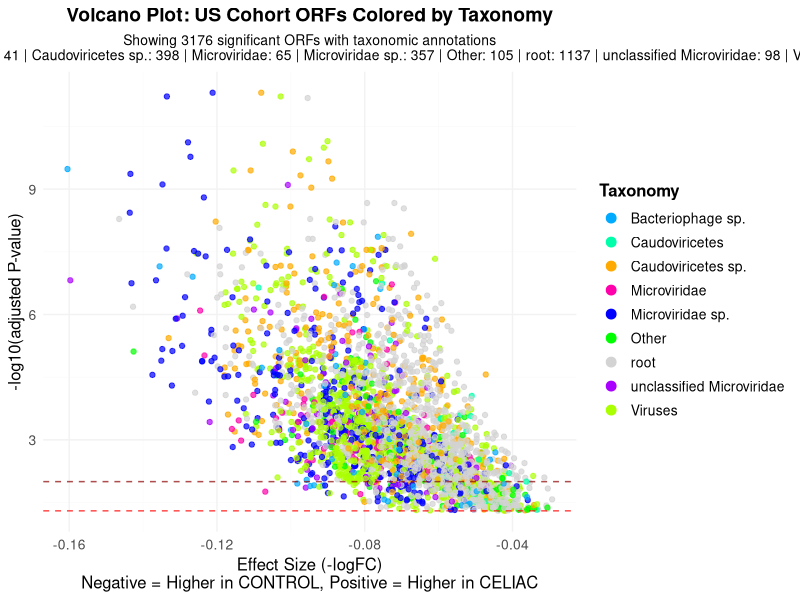
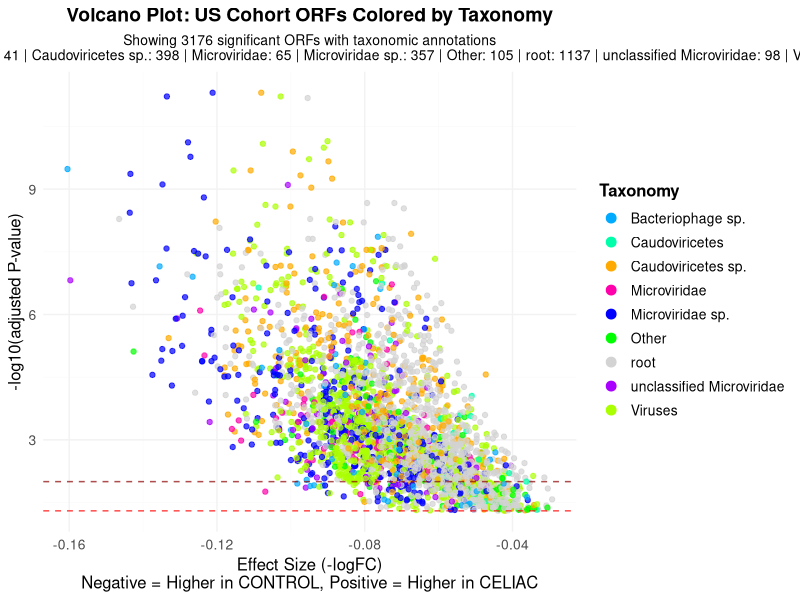

Write the R code that produced these figures, in order.
#!/usr/bin/env Rscript
# Create Volcano Plot with Taxonomic Coloring - US Cohort
# Author: Claude AI
# Date: 2025-08-06

library(dplyr)
library(ggplot2)
library(stringr)

cat("=== CREATING TAXONOMY VOLCANO PLOT - US COHORT ===\n")
cat("Starting analysis at:", format(Sys.time()), "\n\n")

# ============================================================================
# PART 1: LOAD DATA
# ============================================================================

cat("1. Loading data files...\n")

# Load limma results - US cohort
limma_results <- read.csv("US.limma_model_res.csv", row.names = 1)
cat("Loaded US cohort limma results with", nrow(limma_results), "ORFs\n")

# Load taxonomy data (same file as total cohort)
taxonomy_data <- read.table("../../mmseqs_taxonomy.tsv", sep = "\t", header = FALSE, stringsAsFactors = FALSE)
colnames(taxonomy_data) <- c("orf_id_short", "taxid", "rank", "taxonomy", "score", "matches", "aligned", "coverage", "lineage")
cat("Loaded taxonomy data with", nrow(taxonomy_data), "entries\n")

# Filter for significant results only
significant_results <- limma_results[limma_results$adj.P.Val < 0.05, ]
cat("Filtered to", nrow(significant_results), "significant ORFs (adj.p < 0.05)\n")

# ============================================================================
# PART 2: PROCESS ORF IDs
# ============================================================================

cat("\n2. Processing ORF IDs for matching...\n")

# Create modified ORF ID column in limma results by removing last part
significant_results$orf_id_original <- rownames(significant_results)
significant_results$orf_id_short <- gsub("_[0-9]+$", "", significant_results$orf_id_original)

cat("Example ORF ID transformations:\n")
examples <- head(significant_results[, c("orf_id_original", "orf_id_short")], 5)
for(i in 1:nrow(examples)) {
  cat(paste0("  ", examples$orf_id_original[i], " -> ", examples$orf_id_short[i], "\n"))
}

# Check matching between datasets
matching_ids <- intersect(significant_results$orf_id_short, taxonomy_data$orf_id_short)
cat("\nFound", length(matching_ids), "matching ORF IDs between datasets\n")
cat("Significant limma results:", nrow(significant_results), "ORFs\n")
cat("Taxonomy data:", nrow(taxonomy_data), "entries\n")
cat("Overlap:", length(matching_ids), "ORFs\n")

# ============================================================================
# PART 3: MERGE DATA
# ============================================================================

cat("\n3. Merging datasets...\n")

# Merge the datasets
merged_data <- merge(significant_results, taxonomy_data, by = "orf_id_short", all.x = TRUE)
cat("Merged dataset contains", nrow(merged_data), "ORFs\n")
cat("ORFs with taxonomy annotation:", sum(!is.na(merged_data$taxonomy)), "\n")
cat("ORFs without taxonomy annotation:", sum(is.na(merged_data$taxonomy)), "\n")

# Check taxonomy categories
if(sum(!is.na(merged_data$taxonomy)) > 0) {
  taxonomy_counts <- table(merged_data$taxonomy, useNA = "ifany")
  cat("\nTaxonomy categories found:\n")
  print(taxonomy_counts)
}

# ============================================================================
# PART 4: CREATE VOLCANO PLOT
# ============================================================================

cat("\n4. Creating volcano plot with taxonomic coloring...\n")

# Prepare data for plotting
plot_data <- merged_data
plot_data$logFC_flipped <- -plot_data$logFC  # Flip logFC to move significant dots to the left
plot_data$neg_log10_pval <- -log10(plot_data$adj.P.Val)

# Handle taxonomy categories - group rare ones
if(sum(!is.na(plot_data$taxonomy)) > 0) {
  taxonomy_counts <- table(plot_data$taxonomy, useNA = "ifany")
  
  # Keep top taxonomies, group others as "Other"
  top_taxonomies <- names(sort(taxonomy_counts, decreasing = TRUE))[1:min(8, length(taxonomy_counts))]
  
  plot_data$taxonomy_grouped <- ifelse(
    is.na(plot_data$taxonomy), 
    "Unknown",
    ifelse(plot_data$taxonomy %in% top_taxonomies, 
           plot_data$taxonomy, 
           "Other")
  )
} else {
  plot_data$taxonomy_grouped <- "Unknown"
}

# Count final categories
final_counts <- table(plot_data$taxonomy_grouped)
cat("\nFinal taxonomy groups for plotting:\n")
print(final_counts)

# Create annotation text with counts for each category
annotation_text <- paste0(names(final_counts), " (n=", final_counts, ")", collapse = "\n")
cat("\nAnnotation text to be added:\n")
cat(annotation_text)

# Create color palette
unique_taxonomies <- unique(plot_data$taxonomy_grouped)
n_taxonomies <- length(unique_taxonomies)

# Create distinct colors
if(n_taxonomies <= 8) {
  colors <- RColorBrewer::brewer.pal(max(3, n_taxonomies), "Set2")
} else {
  colors <- rainbow(n_taxonomies, alpha = 0.8)
}
names(colors) <- unique_taxonomies

# Make sure "Unknown" is grey if present
if("Unknown" %in% names(colors)) {
  colors["Unknown"] <- "grey60"
}

# Make "root" light gray so other categories are more obvious
if("root" %in% names(colors)) {
  colors["root"] <- "lightgray"
}

# Create annotation subtitle before creating the plot
annotation_subtitle <- paste(
  paste0(names(final_counts), ": ", final_counts), 
  collapse = " | "
)

# Create the volcano plot
p <- ggplot(plot_data, aes(x = logFC_flipped, y = neg_log10_pval)) +
  geom_point(aes(color = taxonomy_grouped), size = 1.5, alpha = 0.7) +
  scale_color_manual(values = colors) +
  labs(
    title = "Volcano Plot: US Cohort ORFs Colored by Taxonomy",
    subtitle = paste("Showing", nrow(plot_data), "significant ORFs with taxonomic annotations\n", annotation_subtitle),
    x = "Effect Size (-logFC)\nNegative = Higher in CONTROL, Positive = Higher in CELIAC",
    y = "-log10(adjusted P-value)",
    color = "Taxonomy"
  ) +
  theme_minimal() +
  theme(
    plot.title = element_text(hjust = 0.5, size = 14, face = "bold"),
    plot.subtitle = element_text(hjust = 0.5, size = 10),
    legend.position = "right",
    legend.title = element_text(size = 12, face = "bold"),
    legend.text = element_text(size = 10),
    axis.title = element_text(size = 12),
    axis.text = element_text(size = 10),
    panel.grid.major = element_line(color = "grey95", linewidth = 0.5),
    panel.grid.minor = element_line(color = "grey98", linewidth = 0.25)
  ) +
  guides(color = guide_legend(override.aes = list(size = 3, alpha = 1)))


# Add significance lines if there are significant results
if(any(plot_data$adj.P.Val < 0.05)) {
  p <- p + geom_hline(yintercept = -log10(0.05), linetype = "dashed", color = "red", alpha = 0.7)
}
if(any(plot_data$adj.P.Val < 0.01)) {
  p <- p + geom_hline(yintercept = -log10(0.01), linetype = "dashed", color = "darkred", alpha = 0.7)
}

# Save the plot - increase width to prevent text trimming
ggsave("taxonomy_volcano_plot_US.png", p, width = 14, height = 9, dpi = 300, bg = "white")
cat("Volcano plot saved as 'taxonomy_volcano_plot_US.png'\n")

# Also save as PDF
ggsave("taxonomy_volcano_plot_US.pdf", p, width = 14, height = 9, bg = "white")
cat("Volcano plot also saved as 'taxonomy_volcano_plot_US.pdf'\n")

# ============================================================================
# PART 5: SAVE MERGED DATA AND SUMMARY
# ============================================================================

cat("\n5. Saving merged data and summary statistics...\n")

# Save merged data
write.csv(merged_data, "limma_results_with_taxonomy_US.csv", row.names = FALSE)
cat("Merged data saved as 'limma_results_with_taxonomy_US.csv'\n")

# Create summary statistics
summary_stats <- data.frame(
  Category = c("Total ORFs in limma results", "Significant ORFs (adj.p < 0.05)", "ORFs with taxonomy annotation", 
               "ORFs without taxonomy annotation", "Unique taxonomies", 
               "Most common taxonomy", "Significant ORFs (adj.p < 0.01)"),
  Count = c(nrow(limma_results), nrow(merged_data),
            sum(!is.na(merged_data$taxonomy)),
            sum(is.na(merged_data$taxonomy)),
            length(unique(merged_data$taxonomy[!is.na(merged_data$taxonomy)])),
            if(sum(!is.na(merged_data$taxonomy)) > 0) names(sort(table(merged_data$taxonomy), decreasing = TRUE))[1] else "None",
            sum(merged_data$adj.P.Val < 0.01))
)

write.csv(summary_stats, "taxonomy_analysis_summary_US.csv", row.names = FALSE)
cat("Summary statistics saved as 'taxonomy_analysis_summary_US.csv'\n")

# Print summary
cat("\n=== TAXONOMY VOLCANO PLOT ANALYSIS COMPLETED - US COHORT ===\n")
cat("Generated files:\n")
cat("- taxonomy_volcano_plot_US.png: Main volcano plot with taxonomic coloring\n")
cat("- taxonomy_volcano_plot_US.pdf: PDF version of the plot\n")
cat("- limma_results_with_taxonomy_US.csv: Merged dataset with taxonomy annotations\n")
cat("- taxonomy_analysis_summary_US.csv: Summary statistics\n")

cat("\nSummary Statistics:\n")
print(summary_stats)

cat("\nAnalysis completed at:", format(Sys.time()), "\n")